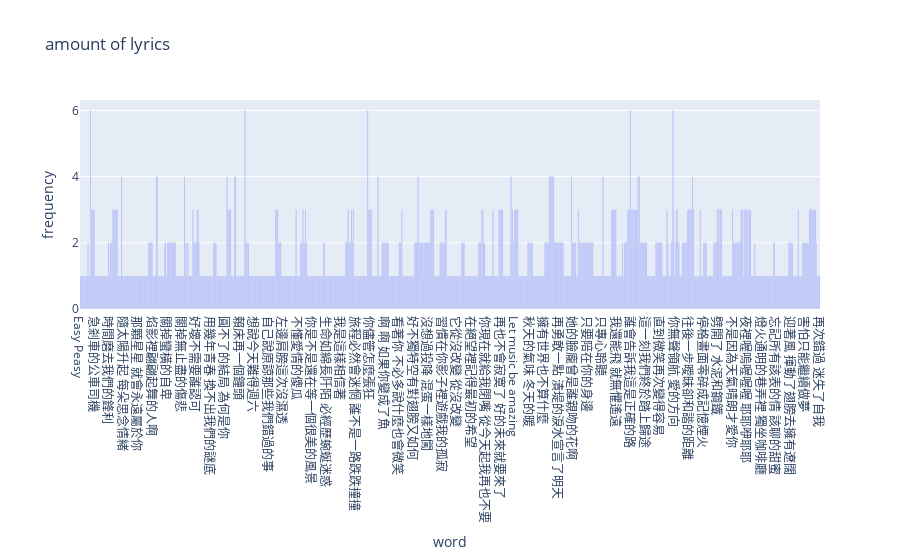

The notebook cell saved with this chart:
### Code cell
import plotly.express as px

px.bar(result, x='word', y='frequency', title='amount of lyrics')

### Figure 1 — Plotly figure (JSON) as saved in the notebook; plotly's stock layout.template omitted (floating-point values rounded to 4 significant figures; data arrays with more than 128 entries replaced by an {"elided": "..."} marker saying what was removed)
{"data": [{"alignmentgroup": "True", "hovertemplate": "word=%{x}<br>frequency=%{y}<extra></extra>", "legendgroup": "", "marker": {"color": "#636efa", "pattern": {"shape": ""}}, "name": "", "offsetgroup": "", "orientation": "v", "showlegend": false, "textposition": "auto", "type": "bar", "x": {"elided": "868 str values"}, "xaxis": "x", "y": {"elided": "868 int values"}, "yaxis": "y"}], "layout": {"barmode": "relative", "legend": {"tracegroupgap": 0}, "title": {"text": "amount of lyrics"}, "xaxis": {"anchor": "y", "domain": [0, 1], "title": {"text": "word"}}, "yaxis": {"anchor": "x", "domain": [0, 1], "title": {"text": "frequency"}}}}
